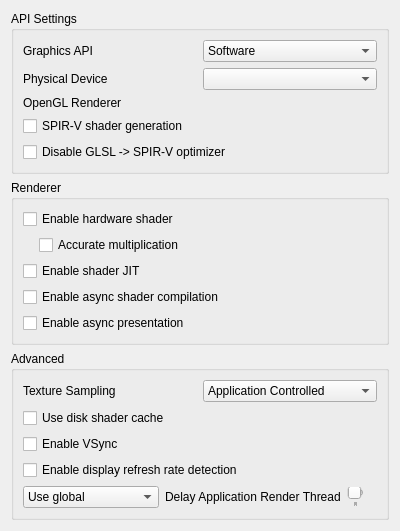
<?xml version="1.0" encoding="UTF-8"?>
<ui version="4.0">
 <class>ConfigureGraphics</class>
 <widget class="QWidget" name="ConfigureGraphics">
  <property name="geometry">
   <rect>
    <x>0</x>
    <y>0</y>
    <width>400</width>
    <height>509</height>
   </rect>
  </property>
  <property name="minimumSize">
   <size>
    <width>0</width>
    <height>0</height>
   </size>
  </property>
  <property name="windowTitle">
   <string>Form</string>
  </property>
  <property name="accessibleName">
   <string>Graphics</string>
  </property>
  <layout class="QVBoxLayout" name="verticalLayout">
   <item>
    <widget class="QGroupBox" name="apiBox">
     <property name="title">
      <string>API Settings</string>
     </property>
     <layout class="QVBoxLayout" name="verticalLayout_3">
      <item>
       <widget class="QWidget" name="graphics_api_group" native="true">
        <layout class="QHBoxLayout" name="graphics_api_group_2">
         <property name="leftMargin">
          <number>0</number>
         </property>
         <property name="topMargin">
          <number>0</number>
         </property>
         <property name="rightMargin">
          <number>0</number>
         </property>
         <property name="bottomMargin">
          <number>0</number>
         </property>
         <item>
          <widget class="QLabel" name="graphics_api_label">
           <property name="text">
            <string>Graphics API</string>
           </property>
          </widget>
         </item>
         <item>
          <widget class="QComboBox" name="graphics_api_combo">
           <item>
            <property name="text">
             <string>Software</string>
            </property>
           </item>
           <item>
            <property name="text">
             <string>OpenGL</string>
            </property>
           </item>
           <item>
            <property name="text">
             <string>Vulkan</string>
            </property>
           </item>
           <item>
            <property name="text">
             <string>Metal</string>
            </property>
           </item>
          </widget>
         </item>
        </layout>
       </widget>
      </item>
      <item>
       <widget class="QWidget" name="physical_device_group" native="true">
        <layout class="QHBoxLayout" name="physical_device_group_2">
         <property name="leftMargin">
          <number>0</number>
         </property>
         <property name="topMargin">
          <number>0</number>
         </property>
         <property name="rightMargin">
          <number>0</number>
         </property>
         <property name="bottomMargin">
          <number>0</number>
         </property>
         <item>
          <widget class="QLabel" name="physical_device_label">
           <property name="text">
            <string>Physical Device</string>
           </property>
          </widget>
         </item>
         <item>
          <widget class="QComboBox" name="physical_device_combo"/>
         </item>
        </layout>
       </widget>
      </item>
      <item>
       <widget class="QWidget" name="opengl_renderer_group" native="true">
        <layout class="QHBoxLayout" name="opengl_renderer_group_2">
         <property name="leftMargin">
          <number>0</number>
         </property>
         <property name="topMargin">
          <number>0</number>
         </property>
         <property name="rightMargin">
          <number>0</number>
         </property>
         <property name="bottomMargin">
          <number>0</number>
         </property>
         <item>
          <widget class="QLabel" name="opengl_renderer_label">
           <property name="text">
            <string>OpenGL Renderer</string>
           </property>
          </widget>
         </item>
         <item>
          <widget class="QLabel" name="opengl_renderer_name_label"/>
         </item>
        </layout>
       </widget>
      </item>
      <item>
       <widget class="QCheckBox" name="spirv_shader_gen">
        <property name="text">
         <string>SPIR-V shader generation</string>
        </property>
       </widget>
      </item>
      <item>
       <widget class="QCheckBox" name="disable_spirv_optimizer">
        <property name="text">
         <string>Disable GLSL -> SPIR-V optimizer</string>
        </property>
        <property name="toolTip">
         <string>&lt;html&gt;&lt;head/&gt;&lt;body&gt;&lt;p&gt;Disables the SPIR-V optimization pass, reducing stuttering considerably while barely affecting performance.&lt;/p&gt;&lt;/body&gt;&lt;/html&gt;</string>
        </property>
       </widget>
      </item>
     </layout>
    </widget>
   </item>
   <item>
    <widget class="QGroupBox" name="rendererBox">
     <property name="title">
      <string>Renderer</string>
     </property>
     <layout class="QVBoxLayout" name="verticalLayout_6">
      <item>
       <widget class="QWidget" name="hw_renderer_group" native="true">
        <layout class="QVBoxLayout" name="verticalLayout_5">
         <property name="leftMargin">
          <number>0</number>
         </property>
         <property name="topMargin">
          <number>0</number>
         </property>
         <property name="rightMargin">
          <number>0</number>
         </property>
         <property name="bottomMargin">
          <number>0</number>
         </property>
         <item>
          <widget class="QCheckBox" name="toggle_hw_shader">
           <property name="toolTip">
            <string>&lt;html&gt;&lt;head/&gt;&lt;body&gt;&lt;p&gt;Use the selected graphics API to accelerate shader emulation.&lt;/p&gt;&lt;p&gt;Requires a relatively powerful GPU for better performance.&lt;/p&gt;&lt;/body&gt;&lt;/html&gt;</string>
           </property>
           <property name="text">
            <string>Enable hardware shader</string>
           </property>
          </widget>
         </item>
         <item>
          <widget class="QWidget" name="hw_shader_group" native="true">
           <layout class="QVBoxLayout" name="verticalLayout_7">
            <property name="leftMargin">
             <number>16</number>
            </property>
            <property name="topMargin">
             <number>0</number>
            </property>
            <property name="rightMargin">
             <number>0</number>
            </property>
            <property name="bottomMargin">
             <number>0</number>
            </property>
            <item>
             <widget class="QCheckBox" name="toggle_accurate_mul">
              <property name="toolTip">
               <string>&lt;html&gt;&lt;head/&gt;&lt;body&gt;&lt;p&gt;Correctly handle all edge cases in multiplication operation in shaders. &lt;/p&gt;&lt;p&gt;Some applications requires this to be enabled for the hardware shader to render properly.&lt;/p&gt;&lt;p&gt;However this would reduce performance in most applications.&lt;/p&gt;&lt;/body&gt;&lt;/html&gt;</string>
              </property>
              <property name="text">
               <string>Accurate multiplication</string>
              </property>
             </widget>
            </item>
           </layout>
          </widget>
         </item>
        </layout>
       </widget>
      </item>
      <item>
       <widget class="QCheckBox" name="toggle_shader_jit">
        <property name="toolTip">
         <string>&lt;html&gt;&lt;head/&gt;&lt;body&gt;&lt;p&gt;Use the JIT engine instead of the interpreter for software shader emulation. &lt;/p&gt;&lt;p&gt;Enable this for better performance.&lt;/p&gt;&lt;/body&gt;&lt;/html&gt;</string>
        </property>
        <property name="text">
         <string>Enable shader JIT</string>
        </property>
       </widget>
      </item>
      <item>
       <widget class="QCheckBox" name="toggle_async_shaders">
        <property name="toolTip">
         <string>&lt;html&gt;&lt;head/&gt;&lt;body&gt;&lt;p&gt;Compile shaders using background threads to avoid shader compilation stutter. Expect temporary graphical glitches&lt;/p&gt;&lt;/body&gt;&lt;/html&gt;</string>
        </property>
        <property name="text">
         <string>Enable async shader compilation</string>
        </property>
       </widget>
      </item>
      <item>
       <widget class="QCheckBox" name="toggle_async_present">
        <property name="toolTip">
         <string>&lt;html&gt;&lt;head/&gt;&lt;body&gt;&lt;p&gt;Perform presentation on separate threads. Improves performance when using Vulkan in most applications. Adds ~1 frame of input lag.&lt;/p&gt;&lt;/body&gt;&lt;/html&gt;</string>
        </property>
        <property name="text">
         <string>Enable async presentation</string>
        </property>
       </widget>
      </item>
     </layout>
    </widget>
   </item>
   <item>
    <widget class="QGroupBox" name="groupBox">
     <property name="title">
      <string>Advanced</string>
     </property>
     <layout class="QVBoxLayout" name="verticalLayout_2">
      <item>
       <widget class="QWidget" name="widget_texture_sampling" native="true">
        <layout class="QHBoxLayout" name="horizontalLayout_2">
         <property name="leftMargin">
          <number>0</number>
         </property>
         <property name="topMargin">
          <number>0</number>
         </property>
         <property name="rightMargin">
          <number>0</number>
         </property>
         <property name="bottomMargin">
          <number>0</number>
         </property>
         <item>
          <widget class="QLabel" name="texture_sampling_label">
           <property name="toolTip">
            <string>&lt;html&gt;&lt;head/&gt;&lt;body&gt;&lt;p&gt;Overrides the sampling filter used by applications. This can be useful in certain cases with poorly behaved applications when upscaling. If unsure, set this to Application Controlled&lt;/p&gt;&lt;/body&gt;&lt;/html&gt;</string>
           </property>
           <property name="text">
            <string>Texture Sampling</string>
           </property>
          </widget>
         </item>
         <item>
          <widget class="QComboBox" name="texture_sampling_combobox">
           <item>
            <property name="text">
             <string>Application Controlled</string>
            </property>
           </item>
           <item>
            <property name="text">
             <string>Nearest Neighbor</string>
            </property>
           </item>
           <item>
            <property name="text">
             <string>Linear</string>
            </property>
           </item>
          </widget>
         </item>
        </layout>
       </widget>
      </item>
      <item>
       <widget class="QCheckBox" name="toggle_disk_shader_cache">
        <property name="toolTip">
         <string>&lt;html&gt;&lt;head/&gt;&lt;body&gt;&lt;p&gt;Reduce stuttering by storing and loading generated shaders to disk.&lt;/p&gt;&lt;/body&gt;&lt;/html&gt;</string>
        </property>
        <property name="text">
         <string>Use disk shader cache</string>
        </property>
       </widget>
      </item>
      <item>
       <widget class="QCheckBox" name="toggle_vsync">
        <property name="toolTip">
         <string>&lt;html&gt;&lt;head/&gt;&lt;body&gt;&lt;p&gt;VSync prevents the screen from tearing, but some graphics cards have lower performance with VSync enabled. Keep it enabled if you don't notice a performance difference.&lt;/p&gt;&lt;/body&gt;&lt;/html&gt;</string>
        </property>
        <property name="text">
         <string>Enable VSync</string>
        </property>
       </widget>
      </item>
      <item>
       <widget class="QCheckBox" name="toggle_display_refresh_rate_detection">
        <property name="toolTip">
         <string>&lt;html&gt;&lt;head/&gt;&lt;body&gt;&lt;p&gt;When enabled, this setting detects when the refresh rate of the screen is below that of the 3DS, and when it is, disables VSync automatically to avoid emulation speed being forced below 100%.&lt;/p&gt;&lt;/body&gt;&lt;/html&gt;</string>
        </property>
        <property name="text">
         <string>Enable display refresh rate detection</string>
        </property>
       </widget>
      </item>
      <item>
        <widget class="QWidget" name="delay_render_layout" native="true">
          <layout class="QHBoxLayout" name="delay_render_layout_inner">
            <property name="leftMargin">
              <number>0</number>
            </property>
            <property name="topMargin">
              <number>0</number>
            </property>
            <property name="rightMargin">
              <number>0</number>
            </property>
            <property name="bottomMargin">
              <number>0</number>
            </property>
            <item>
              <widget class="QComboBox" name="delay_render_combo">
                <item>
                  <property name="text">
                    <string>Use global</string>
                  </property>
                </item>
                <item>
                  <property name="text">
                    <string>Use per-application</string>
                  </property>
                </item>
              </widget>
            </item>
            <item>
              <widget class="QLabel" name="label_delay_render">
                <property name="text">
                  <string>Delay Application Render Thread</string>
                </property>
                <property name="toolTip">
                  <string>&lt;html&gt;&lt;head/&gt;&lt;body&gt;&lt;p&gt;Delays the emulated application render thread the specified amount of milliseconds every time it submits render commands to the GPU.&lt;/p&gt;&lt;p&gt;Adjust this feature in the (very few) dynamic framerate applications to fix performance issues.&lt;/p&gt;&lt;/body&gt;&lt;/html&gt;</string>
                </property>
              </widget>
            </item>
            <item>
              <widget class="QSlider" name="delay_render_slider">
                <property name="minimum">
                  <number>0</number>
                </property>
                <property name="maximum">
                  <number>16000</number>
                </property>
                <property name="singleStep">
                  <number>100</number>
                </property>
                <property name="pageStep">
                  <number>250</number>
                </property>
                <property name="value">
                  <number>0</number>
                </property>
                <property name="orientation">
                  <enum>Qt::Horizontal</enum>
                </property>
                <property name="tickPosition">
                  <enum>QSlider::TicksBelow</enum>
                </property>
              </widget>
            </item>
            <item>
              <widget class="QLabel" name="delay_render_display_label">
                <property name="text">
                  <string/>
                </property>
                <property name="alignment">
                  <set>Qt::AlignRight|Qt::AlignTrailing|Qt::AlignVCenter</set>
                </property>
              </widget>
            </item>
          </layout>
        </widget>
      </item>
     </layout>
    </widget>
   </item>
   <item>
    <spacer name="verticalSpacer">
     <property name="orientation">
      <enum>Qt::Vertical</enum>
     </property>
     <property name="sizeHint" stdset="0">
      <size>
       <width>20</width>
       <height>270</height>
      </size>
     </property>
    </spacer>
   </item>
  </layout>
 </widget>
 <tabstops>
  <tabstop>toggle_accurate_mul</tabstop>
  <tabstop>toggle_shader_jit</tabstop>
  <tabstop>toggle_disk_shader_cache</tabstop>
  <tabstop>toggle_vsync</tabstop>
 </tabstops>
 <resources/>
 <connections/>
</ui>
